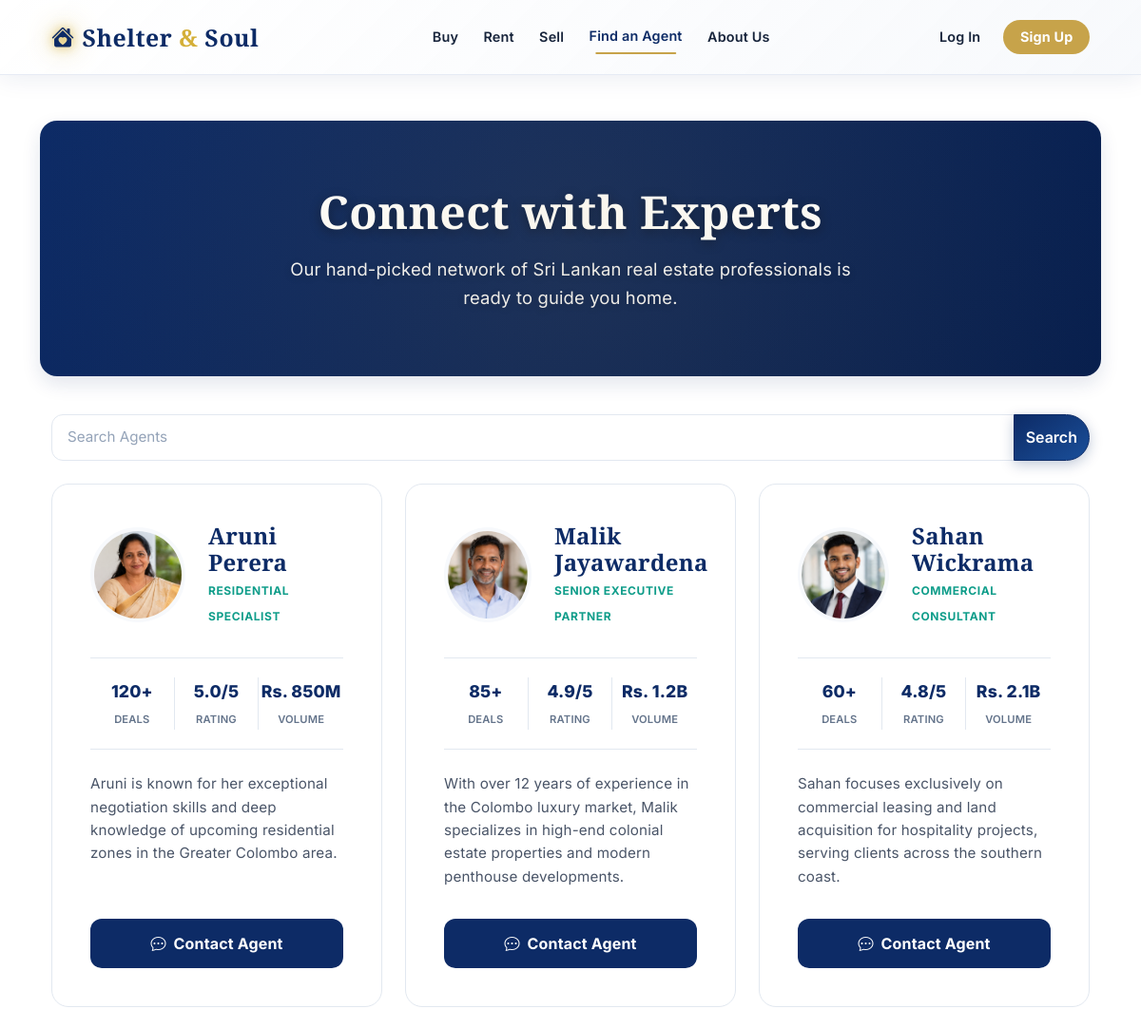
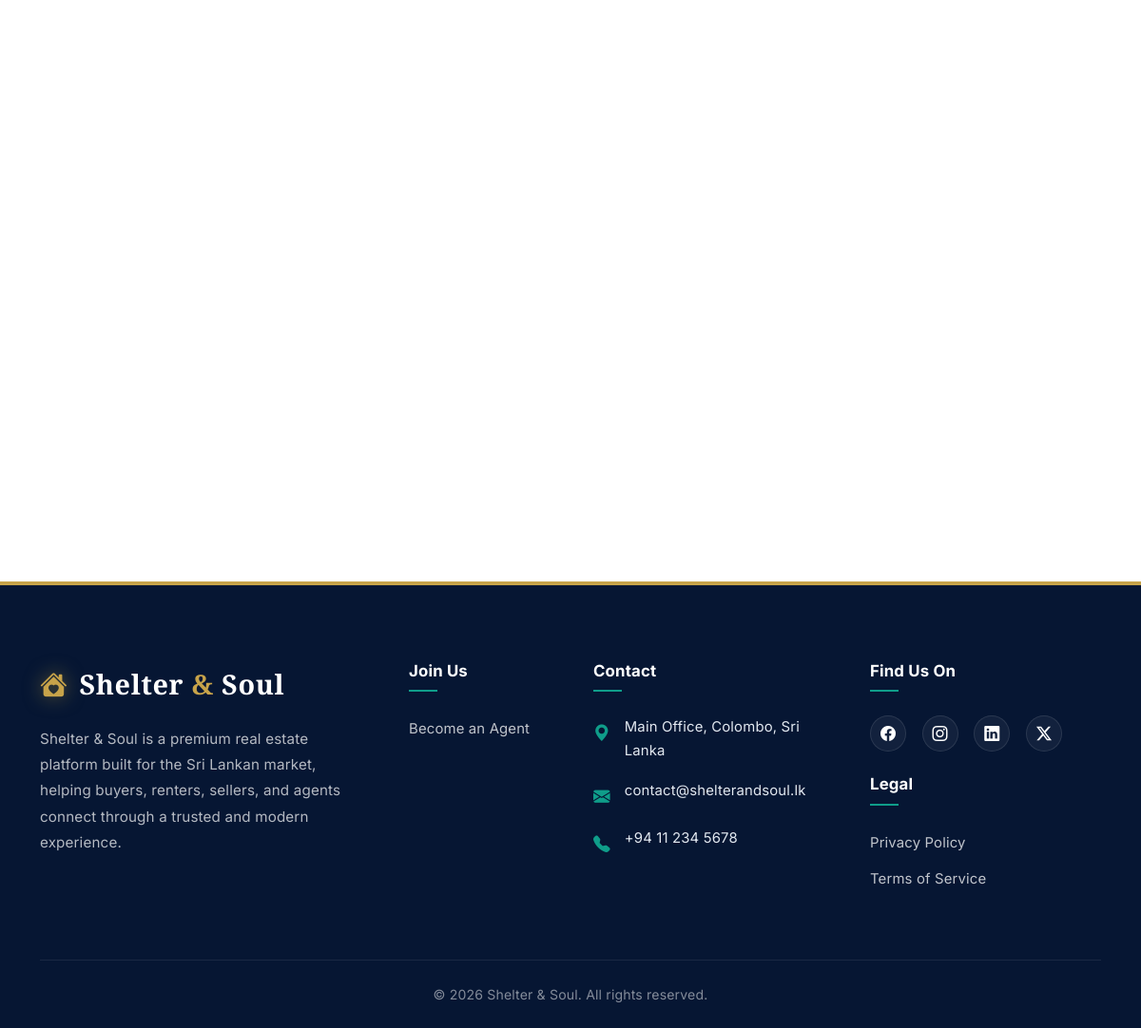
/agents/, run on the app's committed database (2 pictures, top to bottom).
### listings/models.py (models this page shows, shortened)
class Agent(models.Model):
    name = models.CharField(max_length=120)
    specialization = models.CharField(max_length=120, blank=True)
    email = models.EmailField()
    bio = models.TextField(blank=True)
    deals_closed = models.CharField(max_length=30, blank=True)
    rating = models.CharField(max_length=20, blank=True)
    volume = models.CharField(max_length=40, blank=True)
    photo = models.ImageField(upload_to="", null=True, blank=True)
    photo_url = models.URLField(blank=True)
    is_active = models.BooleanField(default=True)
    class Meta:
        ordering = ["name"]

### listings/views.py (the view)
# urls.py: path("agents/", views.find_agent, name="find_agent"),
def find_agent(request):
    search_query = request.GET.get("q", "").strip()
    agents = Agent.objects.filter(is_active=True).order_by("name")
    if search_query:
        agents = agents.filter(name__icontains=search_query)
    return render(request, "listings/find_agent.html", {"agents": agents, "search_query": search_query})

### listings/context_processors.py (called while the page is built, shortened)
def seller_permissions(request):
    user = getattr(request, "user", None)
    can_post = False
    return {"user_can_post_property": can_post}

### listings/templates/listings/find_agent.html (shortened to what this page needs)
{% extends "listings/base.html" %}
{% load static %}
{% block content %}
<div class="agents-header-section fade-in-up">
    <div class="container fade-in-up">
        <h1>Connect with Experts</h1>
        <p>Our hand-picked network of Sri Lankan real estate professionals is ready to guide you home.</p>
    </div>
</div>
<div class="container mb-5">
    <form method="get" class="mb-4">
        <div class="input-group">
            <input
                type="text"
                name="q"
                value="{{ search_query }}"
                class="form-control"
                placeholder="Search Agents"
                aria-label="Search agents by name"
            >
            <button type="submit" class="btn btn-primary">Search</button>
        </div>
    </form>
    <div class="row g-4">
        {% if agents %}
            {% for agent in agents %}
            <div class="col-lg-6 col-xl-4 fade-in-up">
                <div class="agent-profile-card hover-lift">
                    <div class="agent-header-row">
                        {% if agent.photo %}
                        <img src="{{ agent.photo.url }}" alt="{{ agent.name }}" class="agent-photo">
                        {% elif agent.photo_url %}
                        <img src="{{ agent.photo_url }}" alt="{{ agent.name }}" class="agent-photo">
                        {% else %}
                        <img src="https://images.unsplash.com/photo-1560250097-0b93528c311a?auto=format&fit=crop&w=200&q=80" alt="{{ agent.name }}" class="agent-photo">
                        {% endif %}
                        <div class="agent-identity">
                            <h3>{{ agent.name }}</h3>
                            <span class="tagline">{{ agent.specialization|default:"Real Estate Agent" }}</span>
                        </div>
                    </div>
                    <div class="agent-stats-grid">
                        <div class="stat-item">
                            <span class="stat-value">{{ agent.deals_closed|default:"10+" }}</span>
                            <span class="stat-label">Deals</span>
                        </div>
                        <div class="stat-item">
                            <span class="stat-value">{{ agent.rating|default:"4.8" }}/5</span>
                            <span class="stat-label">Rating</span>
                        </div>
                        <div class="stat-item">
                            <span class="stat-value">Rs. {{ agent.volume|default:"200M" }}</span>
                            <span class="stat-label">Volume</span>
                        </div>
                    </div>
                    <p class="agent-bio">
                        {{ agent.bio|truncatewords:25|default:"An experienced professional ready to help you find your dream property with transparency." }}
                    </p>
                    <a href="mailto:{{ agent.email }}" class="btn-contact-action w-100 text-decoration-none">
                        <i class="bi bi-chat-dots"></i> Contact Agent
                    </a>
                </div>
            </div>
            {% endfor %}
        {% endif %}
    </div>
{% endblock %}

### listings/templates/listings/base.html (style rules this page uses)
:root { --primary: #0d2b66; --primary-dark: #081f4d; --primary-light: #1a4f9a; --gold: #c7a34a; --gold-dark: #b38f3a; --teal: #0f9d8a; --bg: #ffffff; --surface: #f7f9fc; --text: #17243b; --muted: #64748b; --border: #e2e8f0; --shadow-sm: 0 2px 8px rgba(13, 43, 102, 0.05); --shadow-md: 0 8px 20px rgba(13, 43, 102, 0.08); --shadow-lg: 0 16px 36px rgba(13, 43, 102, 0.12); --radius-sm: 6px; --radius-md: 12px; --radius-lg: 18px; --radius-pill: 999px; --transition: 0.2s ease; --home-panel-width: 58%; }
*, *::before, *::after { box-sizing: border-box; }
body { font-family: 'Inter', 'Segoe UI', Tahoma, Geneva, Verdana, sans-serif; color: var(--text); background-color: var(--bg); display: flex; flex-direction: column; min-height: 100vh; line-height: 1.65; letter-spacing: 0.01em; }
h1, h2, h3, h4, h5 { color: var(--text); letter-spacing: 0.01em; font-weight: 700; }
a { color: var(--primary); text-decoration: none; transition: color var(--transition); }
.btn { border-radius: var(--radius-pill); font-weight: 600; transition: background-color var(--transition), color var(--transition), border-color var(--transition), box-shadow var(--transition), transform var(--transition); cursor: pointer; text-decoration: none; }
.btn-primary { background: linear-gradient(145deg, var(--primary), var(--primary-light)); border-color: var(--primary); color: #fff; box-shadow: 0 4px 14px rgba(13, 43, 102, 0.25); }
.form-control, .form-select { border-radius: var(--radius-md); border: 1px solid var(--border); padding: 0.75rem 1rem; font-size: 0.95rem; color: var(--text); background-color: #fff; transition: var(--transition); }
.form-control::placeholder { color: #94a3b8; }
.fade-in-up { opacity: 0; transform: translateY(20px); transition: opacity 0.6s ease-out, transform 0.6s ease-out; }
.fade-in-up.appear { opacity: 1; transform: translateY(0); }
.hover-lift { transition: transform 0.3s ease, box-shadow 0.3s ease; }

### listings/templates/listings/find_agent.html (style rules this page uses)
.agents-header-section { background: linear-gradient(135deg, var(--primary) 0%, var(--primary-dark) 100%); padding: 4.2rem 0; text-align: center; color: #ffffff; margin-bottom: 2.5rem; position: relative; overflow: hidden; border-radius: var(--radius-lg); box-shadow: 0 8px 20px rgba(13,43,102,0.12); }
.agents-header-section::after { content: ''; position: absolute; top: -50%; left: -50%; width: 200%; height: 200%; background: radial-gradient(circle, rgba(199, 163, 74, 0.1) 0%, transparent 50%); animation: rotateGlow 20s linear infinite; pointer-events: none; }
.agents-header-section h1 { font-family: 'Playfair Display', serif; font-weight: 800; font-size: 3rem; margin-bottom: 1rem; position: relative; z-index: 1; color: #ffffff !important; text-shadow: 0 3px 12px rgba(0, 0, 0, 0.4); }
.agents-header-section p { font-size: 1.15rem; opacity: 0.95; max-width: 600px; margin: 0 auto; position: relative; z-index: 1; color: #ffffff !important; text-shadow: 0 2px 10px rgba(0, 0, 0, 0.3); }
.agent-profile-card { background: #fff; border-radius: var(--radius-lg); border: 1px solid var(--border); padding: 2.5rem; height: 100%; display: flex; flex-direction: column; }
.agent-header-row { display: flex; align-items: center; gap: 1.5rem; margin-bottom: 2rem; }
.agent-photo { width: 100px; height: 100px; border-radius: 50%; object-fit: cover; border: 4px solid var(--surface); }
.agent-identity h3 { font-family: 'Playfair Display', serif; font-weight: 800; color: var(--primary); margin: 0; font-size: 1.5rem; }
.agent-identity .tagline { color: var(--teal); font-weight: 700; text-transform: uppercase; font-size: 0.75rem; letter-spacing: 0.05em; }
.agent-stats-grid { display: grid; grid-template-columns: repeat(3, 1fr); padding: 1.25rem 0; border-top: 1px solid var(--border); border-bottom: 1px solid var(--border); margin-bottom: 1.5rem; }
.stat-item { text-align: center; }
.stat-item:not(:last-child) { border-right: 1px solid var(--border); }
.stat-value { display: block; font-weight: 800; color: var(--primary); font-size: 1.1rem; }
.stat-label { font-size: 0.7rem; color: var(--muted); text-transform: uppercase; font-weight: 600; }
.agent-bio { flex: 1; color: #4a5568; font-size: 0.95rem; line-height: 1.6; margin-bottom: 2rem; }
.btn-contact-action { background: var(--primary); color: white; border: none; padding: 0.8rem; border-radius: var(--radius-md); font-weight: 700; width: 100%; transition: var(--transition); display: flex; align-items: center; justify-content: center; gap: 8px; }

### data on the page
Agent: photo (picture), name "Aruni Perera", specialization "RESIDENTIAL SPECIALIST", deals_closed "120+", rating "5.0", volume "850M", bio "Aruni is known for her exceptional negotiation skills and deep knowledge of upcoming residential zones in the Greater Colombo area."
Agent: photo (picture), name "Malik Jayawardena", specialization "SENIOR EXECUTIVE PARTNER", deals_closed "85+", rating "4.9", volume "1.2B", bio "With over 12 years of experience in the Colombo luxury market, Malik specializes in high-end colonial estate properties and modern penthouse developments."
Agent: photo (picture), name "Sahan Wickrama", specialization "COMMERCIAL CONSULTANT", deals_closed "60+", rating "4.8", volume "2.1B", bio "Sahan focuses exclusively on commercial leasing and land acquisition for hospitality projects, serving clients across the southern coast."
